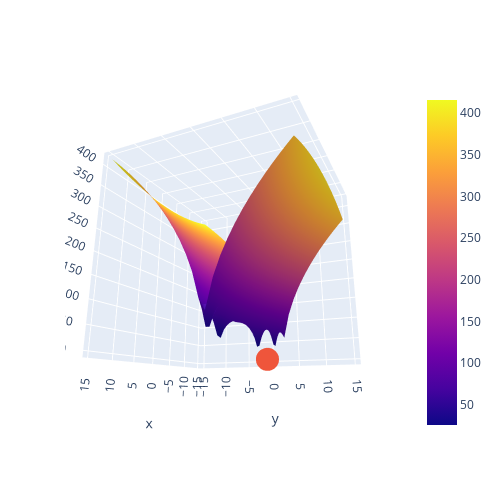

The code cell stored with this chart in its notebook:
### Code cell
b.visualise3d(lim=15, n=30)

### Figure 1 — Plotly figure (JSON) as saved in the notebook; plotly's stock layout.template omitted (floating-point values rounded to 4 significant figures; data arrays with more than 128 entries replaced by an {"elided": "..."} marker saying what was removed)
{"data": [{"type": "surface", "x": [-15, -13.97, -12.93, -11.9, -10.86, -9.828, -8.793, -7.759, -6.724, -5.69, -4.655, -3.621, -2.586, -1.552, -0.5172, 0.5172, 1.552, 2.586, 3.621, 4.655, 5.69, 6.724, 7.759, 8.793, 9.828, 10.86, 11.9, 12.93, 13.97, 15], "y": [-15, -13.97, -12.93, -11.9, -10.86, -9.828, -8.793, -7.759, -6.724, -5.69, -4.655, -3.621, -2.586, -1.552, -0.5172, 0.5172, 1.552, 2.586, 3.621, 4.655, 5.69, 6.724, 7.759, 8.793, 9.828, 10.86, 11.9, 12.93, 13.97, 15], "z": {"elided": "30x30 float values"}}, {"type": "scatter3d", "x": [-10], "y": [1], "z": [0]}], "layout": {"autosize": false, "height": 500, "margin": {"b": 65, "l": 65, "r": 50, "t": 90}, "scene": {"camera": {"eye": {"x": 1.87, "y": 0.88, "z": -0.64}}}, "width": 500}}
